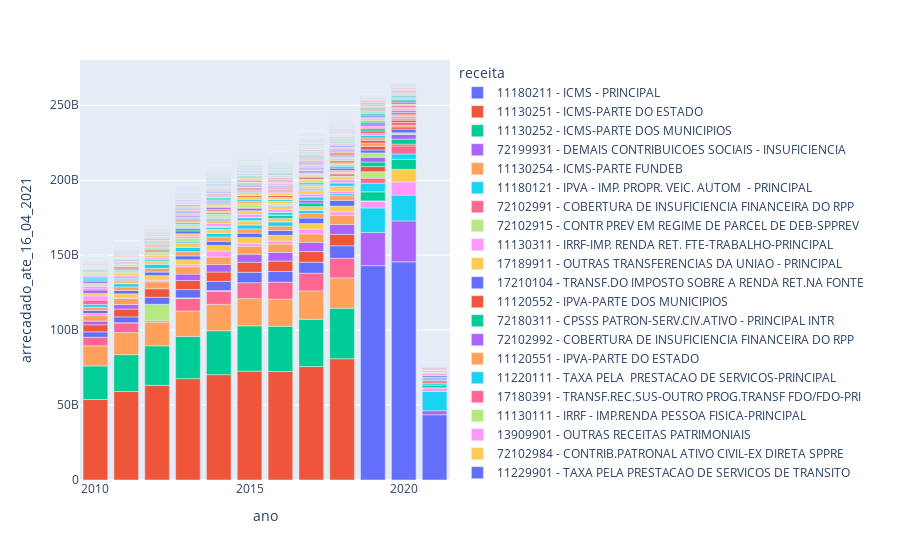

Here is the notebook cell this chart was saved with:
### Code cell
px.bar(origem_receita, x='ano', y='arrecadado_ate_16_04_2021', color='receita')
